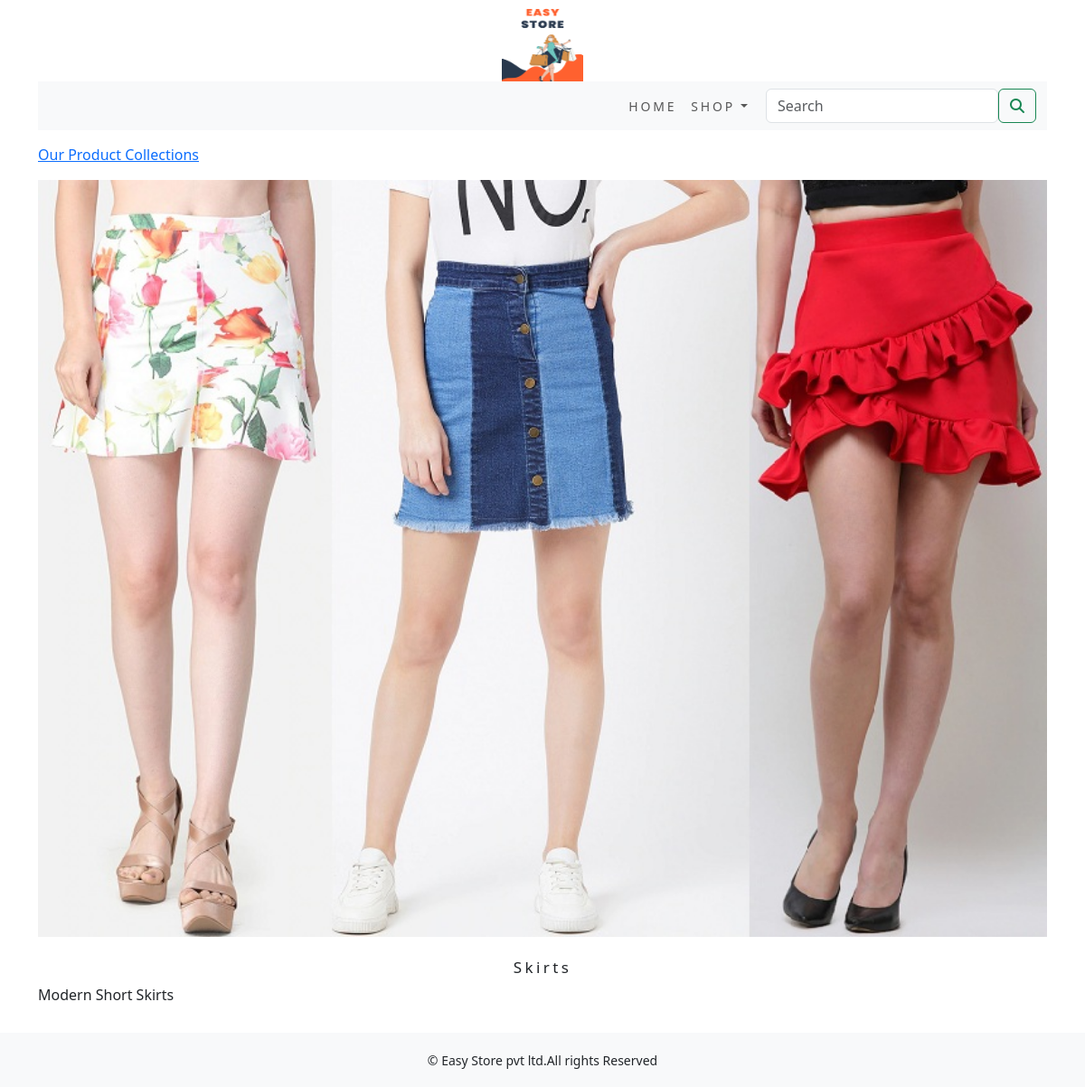
The app's page /shop/short-skirts/ with its own data.
### shop/models.py (models this page shows, shortened)
class Category(models.Model):
    name = models.CharField(max_length=250, unique=True)
    slug = models.SlugField(max_length=250, unique=True)
    description = models.TextField(blank=True)
    image = models.ImageField(upload_to='category', blank=True)
    class Meta:
        ordering = ('name',)
        verbose_name = 'category'
        verbose_name_plural = 'categories'
    def get_url(self):
        return reverse('shop:products_by_category', args=[self.slug])

### shop/views.py (the view, shortened to what this page needs)
# urls.py: path('', views.allProdCat, name='allProdCat'),
def allProdCat(request, c_slug=None):
    c_page = None
    products_list = None
    products = None
    if c_slug is not None:
        c_page = get_object_or_404(Category, slug=c_slug)
        products_list = Product.objects.all().filter(category=c_page, available=True)
    return render(request, "category.html", {'category': c_page, 'products': products})

### cart/context_processors.py (called while the page is built)
def counter(request):
    item_count = 0
    if 'admin' in request.path:
        return {}
    else:
        try:
            cart = Cart.objects.filter(cart_id=_cart_id(request))
            cart_items = CartItem.objects.all().filter(cart=cart[:1])
            for cart_item in cart_items:
                item_count += cart_item.quantity
        except Cart.DoesNotExist:
            item_count = 0
    return dict(item_count=item_count)

### cart/views.py (called while the page is built)
def _cart_id(request):
    cart = request.session.session_key
    if not cart:
        cart = request.session.create()
    return cart

### shop/context_processors.py (called while the page is built)
def menu_links(request):
    links = Category.objects.all()
    return dict(links=links)

### templates/category.html (shortened to what this page needs)
{% extends 'base.html' %}
{% load static %}
{% block content %}
   {% if category %}
       <div>
           <div class="row my_row_class">
               <div class="mx-auto">
                 <p><a href="{% url 'shop:allProdCat' %}">Our Product Collections</a></p>
               </div>
           </div>
       </div>
   {% endif %}
<div class="mx_auto">
    {% if category %}
    <img class="my_image" src="{{category.image.url}}" alt="{{category.name}}">
</div>
    <br>
<div>
    <h1 class="text-center my_title">{{category.name}}</h1>
    <p class="text-justify">{{category.description}}</p>
</div>
    {% endif %}
<div class="container">
    <br>
</div>
{% endblock %}

### static/css/custom.css (style rules this page uses)
body { font-family: 'Roboto', sans-serif; }
.my_row_class { padding-top: 15px; }
.my_image { width:100%; height:auto; }
.my_title { font-size: 17px; text_transform: uppercase; letter-spacing: .2em; }
.container { margin-bottom: 50px; }

### records on screen
Category: image (picture), name "Skirts", description "Modern Short Skirts"
